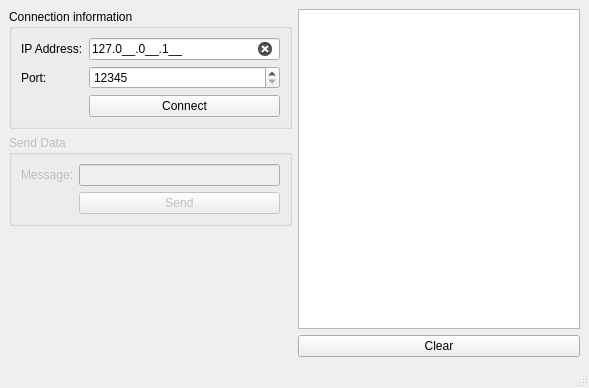
<?xml version="1.0" encoding="UTF-8"?>
<ui version="4.0">
 <class>MainWindow</class>
 <widget class="QMainWindow" name="MainWindow">
  <property name="geometry">
   <rect>
    <x>0</x>
    <y>0</y>
    <width>589</width>
    <height>388</height>
   </rect>
  </property>
  <property name="windowTitle">
   <string>Client</string>
  </property>
  <property name="styleSheet">
   <string notr="true">#lnIPAddress[state = &quot;0&quot;]{
	
	background-color: rgb(234, 0, 0);
}

#lnIPAddress[state = &quot;1&quot;]{
	
	background-color: rgb(67, 135, 100);
}
</string>
  </property>
  <widget class="QWidget" name="centralwidget">
   <layout class="QHBoxLayout" name="horizontalLayout">
    <item>
     <layout class="QVBoxLayout" name="verticalLayout_2">
      <item>
       <widget class="QGroupBox" name="groupBox">
        <property name="title">
         <string>Connection information</string>
        </property>
        <layout class="QFormLayout" name="formLayout">
         <item row="0" column="0">
          <widget class="QLabel" name="label">
           <property name="text">
            <string>IP Address:</string>
           </property>
          </widget>
         </item>
         <item row="0" column="1">
          <widget class="QLineEdit" name="lnIPAddress">
           <property name="inputMask">
            <string>000.000.000.000;_</string>
           </property>
           <property name="text">
            <string>127.0.0.1</string>
           </property>
           <property name="clearButtonEnabled">
            <bool>true</bool>
           </property>
           <property name="state" stdset="0">
            <string/>
           </property>
          </widget>
         </item>
         <item row="1" column="0">
          <widget class="QLabel" name="label_2">
           <property name="text">
            <string>Port:</string>
           </property>
          </widget>
         </item>
         <item row="1" column="1">
          <widget class="QSpinBox" name="spnPort">
           <property name="minimum">
            <number>12345</number>
           </property>
           <property name="maximum">
            <number>65535</number>
           </property>
          </widget>
         </item>
         <item row="2" column="1">
          <widget class="QPushButton" name="btnConnect">
           <property name="text">
            <string>Connect</string>
           </property>
          </widget>
         </item>
        </layout>
       </widget>
      </item>
      <item>
       <widget class="QGroupBox" name="grpSendData">
        <property name="enabled">
         <bool>false</bool>
        </property>
        <property name="title">
         <string>Send Data</string>
        </property>
        <layout class="QFormLayout" name="formLayout_2">
         <item row="0" column="0">
          <widget class="QLabel" name="label_3">
           <property name="text">
            <string>Message:</string>
           </property>
          </widget>
         </item>
         <item row="0" column="1">
          <widget class="QLineEdit" name="lnMessage">
           <property name="text">
            <string/>
           </property>
           <property name="clearButtonEnabled">
            <bool>true</bool>
           </property>
           <property name="state" stdset="0">
            <string/>
           </property>
          </widget>
         </item>
         <item row="1" column="1">
          <widget class="QPushButton" name="btnSend">
           <property name="text">
            <string>Send</string>
           </property>
          </widget>
         </item>
        </layout>
       </widget>
      </item>
      <item>
       <spacer name="verticalSpacer">
        <property name="orientation">
         <enum>Qt::Vertical</enum>
        </property>
        <property name="sizeHint" stdset="0">
         <size>
          <width>20</width>
          <height>40</height>
         </size>
        </property>
       </spacer>
      </item>
     </layout>
    </item>
    <item>
     <layout class="QVBoxLayout" name="verticalLayout">
      <item>
       <widget class="QListWidget" name="lstConsole"/>
      </item>
      <item>
       <widget class="QPushButton" name="btnClear">
        <property name="text">
         <string>Clear</string>
        </property>
       </widget>
      </item>
     </layout>
    </item>
   </layout>
  </widget>
  <widget class="QMenuBar" name="menubar">
   <property name="geometry">
    <rect>
     <x>0</x>
     <y>0</y>
     <width>589</width>
     <height>21</height>
    </rect>
   </property>
  </widget>
  <widget class="QStatusBar" name="statusbar"/>
 </widget>
 <resources/>
 <connections>
  <connection>
   <sender>btnClear</sender>
   <signal>clicked()</signal>
   <receiver>lstConsole</receiver>
   <slot>clear()</slot>
   <hints>
    <hint type="sourcelabel">
     <x>401</x>
     <y>396</y>
    </hint>
    <hint type="destinationlabel">
     <x>413</x>
     <y>326</y>
    </hint>
   </hints>
  </connection>
 </connections>
</ui>
